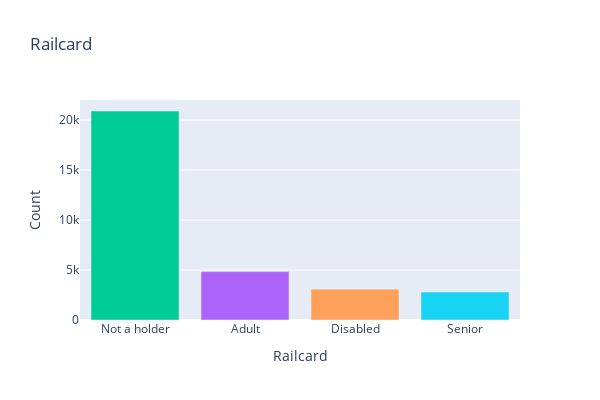

This figure's notebook cell:
### Code cell
fig = px.bar(Railcard, x=Railcard.index, y=Railcard.values, color=Railcard.index,
             labels={'x': 'Railcard', 'y': 'Count'}, title='Railcard',
             color_discrete_map={'Online': 'blue', 'In-Store': 'green'})

fig.update_layout(xaxis_title='Railcard', yaxis_title='Count', showlegend=False)

fig.update_layout(
    xaxis_title='Railcard',
    yaxis_title='Count',
    showlegend=False,
    height=400,  
    width=600    
)

fig.show()

### Figure 1 — Plotly figure (JSON) as saved in the notebook; plotly's stock layout.template omitted (floating-point values rounded to 4 significant figures)
{"data": [{"alignmentgroup": "True", "hovertemplate": "Railcard=%{x}<br>Count=%{y}<extra></extra>", "legendgroup": "Not a holder", "marker": {"color": "#00cc96", "pattern": {"shape": ""}}, "name": "Not a holder", "offsetgroup": "Not a holder", "orientation": "v", "showlegend": true, "textposition": "auto", "type": "bar", "x": ["Not a holder"], "xaxis": "x", "y": [20918], "yaxis": "y"}, {"alignmentgroup": "True", "hovertemplate": "Railcard=%{x}<br>Count=%{y}<extra></extra>", "legendgroup": "Adult", "marker": {"color": "#ab63fa", "pattern": {"shape": ""}}, "name": "Adult", "offsetgroup": "Adult", "orientation": "v", "showlegend": true, "textposition": "auto", "type": "bar", "x": ["Adult"], "xaxis": "x", "y": [4846], "yaxis": "y"}, {"alignmentgroup": "True", "hovertemplate": "Railcard=%{x}<br>Count=%{y}<extra></extra>", "legendgroup": "Disabled", "marker": {"color": "#FFA15A", "pattern": {"shape": ""}}, "name": "Disabled", "offsetgroup": "Disabled", "orientation": "v", "showlegend": true, "textposition": "auto", "type": "bar", "x": ["Disabled"], "xaxis": "x", "y": [3089], "yaxis": "y"}, {"alignmentgroup": "True", "hovertemplate": "Railcard=%{x}<br>Count=%{y}<extra></extra>", "legendgroup": "Senior", "marker": {"color": "#19d3f3", "pattern": {"shape": ""}}, "name": "Senior", "offsetgroup": "Senior", "orientation": "v", "showlegend": true, "textposition": "auto", "type": "bar", "x": ["Senior"], "xaxis": "x", "y": [2800], "yaxis": "y"}], "layout": {"barmode": "relative", "height": 400, "legend": {"title": {"text": "Railcard"}, "tracegroupgap": 0}, "showlegend": false, "title": {"text": "Railcard"}, "width": 600, "xaxis": {"anchor": "y", "categoryarray": ["Not a holder", "Adult", "Disabled", "Senior"], "categoryorder": "array", "domain": [0, 1], "title": {"text": "Railcard"}}, "yaxis": {"anchor": "x", "domain": [0, 1], "title": {"text": "Count"}}}}
